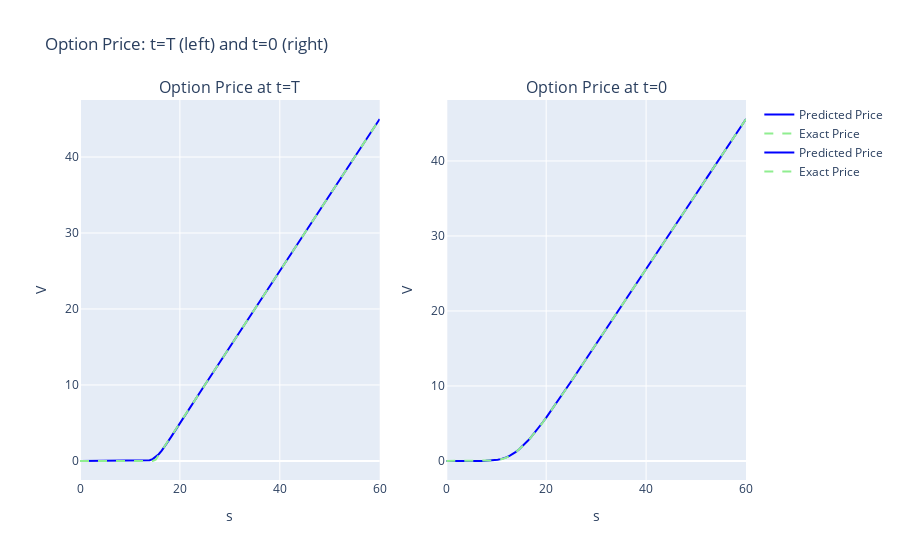

The notebook cell saved with this chart:
### Code cell
fig = make_subplots(rows=1, cols=2, subplot_titles=(
    "Option Price at t=T", "Option Price at t=0"))

# Left subplot: t = T (last column)
fig.add_trace(go.Scatter(
    x=s,
    y=surface[:, -1],
    name='Predicted Price',
    mode='lines',
    line=dict(color='blue')
), row=1, col=1)
fig.add_trace(go.Scatter(
    x=s,
    y=exact_surface[:, -1],
    name='Exact Price',
    mode='lines',
    line=dict(color='lightgreen', dash='dash')
), row=1, col=1)

# Right subplot: t = 0 (first column)
fig.add_trace(go.Scatter(
    x=s,
    y=surface[:, 0],
    name='Predicted Price',
    mode='lines',
    line=dict(color='blue')
), row=1, col=2)
fig.add_trace(go.Scatter(
    x=s,
    y=exact_surface[:, 0],
    name='Exact Price',
    mode='lines',
    line=dict(color='lightgreen', dash='dash')
), row=1, col=2)

# Update axis titles
fig.update_xaxes(title_text="s", row=1, col=1)
fig.update_yaxes(title_text="V", row=1, col=1)
fig.update_xaxes(title_text="s", row=1, col=2)
fig.update_yaxes(title_text="V", row=1, col=2)

fig.update_layout(
    title="Option Price: t=T (left) and t=0 (right)", autosize=True)
fig.show()
